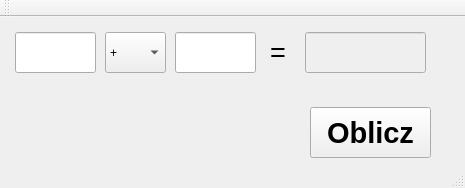
<?xml version="1.0" encoding="UTF-8"?>
<ui version="4.0">
 <class>MainWindow</class>
 <widget class="QMainWindow" name="MainWindow">
  <property name="geometry">
   <rect>
    <x>0</x>
    <y>0</y>
    <width>465</width>
    <height>188</height>
   </rect>
  </property>
  <property name="font">
   <font>
    <weight>50</weight>
    <bold>false</bold>
   </font>
  </property>
  <property name="windowTitle">
   <string>Kalkulator</string>
  </property>
  <widget class="QWidget" name="centralWidget">
   <widget class="QPushButton" name="calculateButton">
    <property name="geometry">
     <rect>
      <x>310</x>
      <y>90</y>
      <width>121</width>
      <height>51</height>
     </rect>
    </property>
    <property name="font">
     <font>
      <pointsize>22</pointsize>
      <weight>75</weight>
      <italic>false</italic>
      <bold>true</bold>
     </font>
    </property>
    <property name="cursor">
     <cursorShape>PointingHandCursor</cursorShape>
    </property>
    <property name="text">
     <string>Oblicz</string>
    </property>
   </widget>
   <widget class="QLineEdit" name="a">
    <property name="geometry">
     <rect>
      <x>15</x>
      <y>15</y>
      <width>81</width>
      <height>41</height>
     </rect>
    </property>
   </widget>
   <widget class="QLineEdit" name="b">
    <property name="geometry">
     <rect>
      <x>175</x>
      <y>15</y>
      <width>81</width>
      <height>41</height>
     </rect>
    </property>
   </widget>
   <widget class="QLineEdit" name="result">
    <property name="enabled">
     <bool>false</bool>
    </property>
    <property name="geometry">
     <rect>
      <x>305</x>
      <y>15</y>
      <width>121</width>
      <height>41</height>
     </rect>
    </property>
   </widget>
   <widget class="QComboBox" name="operation">
    <property name="geometry">
     <rect>
      <x>105</x>
      <y>15</y>
      <width>61</width>
      <height>41</height>
     </rect>
    </property>
    <item>
     <property name="text">
      <string>+</string>
     </property>
    </item>
    <item>
     <property name="text">
      <string>-</string>
     </property>
    </item>
    <item>
     <property name="text">
      <string>*</string>
     </property>
    </item>
    <item>
     <property name="text">
      <string>/</string>
     </property>
    </item>
   </widget>
   <widget class="QLabel" name="label">
    <property name="geometry">
     <rect>
      <x>270</x>
      <y>20</y>
      <width>21</width>
      <height>31</height>
     </rect>
    </property>
    <property name="font">
     <font>
      <pointsize>20</pointsize>
     </font>
    </property>
    <property name="text">
     <string>=</string>
    </property>
   </widget>
  </widget>
  <widget class="QMenuBar" name="menuBar">
   <property name="geometry">
    <rect>
     <x>0</x>
     <y>0</y>
     <width>465</width>
     <height>20</height>
    </rect>
   </property>
  </widget>
  <widget class="QToolBar" name="mainToolBar">
   <attribute name="toolBarArea">
    <enum>TopToolBarArea</enum>
   </attribute>
   <attribute name="toolBarBreak">
    <bool>false</bool>
   </attribute>
  </widget>
  <widget class="QStatusBar" name="statusBar"/>
 </widget>
 <layoutdefault spacing="6" margin="11"/>
 <resources/>
 <connections>
  <connection>
   <sender>a</sender>
   <signal>textChanged(QString)</signal>
   <receiver>calculateButton</receiver>
   <slot>click()</slot>
   <hints>
    <hint type="sourcelabel">
     <x>55</x>
     <y>72</y>
    </hint>
    <hint type="destinationlabel">
     <x>370</x>
     <y>152</y>
    </hint>
   </hints>
  </connection>
  <connection>
   <sender>b</sender>
   <signal>textChanged(QString)</signal>
   <receiver>calculateButton</receiver>
   <slot>click()</slot>
   <hints>
    <hint type="sourcelabel">
     <x>215</x>
     <y>72</y>
    </hint>
    <hint type="destinationlabel">
     <x>370</x>
     <y>152</y>
    </hint>
   </hints>
  </connection>
 </connections>
</ui>
